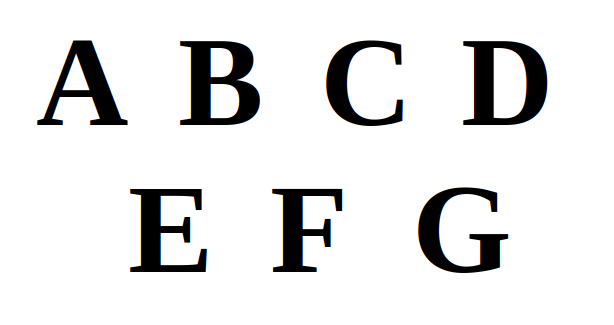
#> input picture input/test4.png, 614 x 325 px; its folder holds only this picture in this run
$ python png_generator.py   (older library calls are emulated)
#> lines starting #> are read from the running program, lines starting #| are printed output that depends on the picture; after the words box and inside, x2 and y2 are one past the last pixel; in counts of white or black regions, pixels touching at a corner belong together
#Python 3
#packages
from PIL import Image, ImageEnhance
import os
import cv2

def convertImage(i):
    input_image = Image.open('./cropped/'+i)

    # Convert the image to grayscale
    grayscale_image = input_image.convert("L")

    # Apply a threshold to create a black and white image
    threshold = 128  # Adjust this threshold as needed
    bw_image = grayscale_image.point(lambda p: 255 if p > threshold else 0, mode='1')

    mask = input_image.convert("L")

    threshold = 240  # Adjust this threshold as needed
    mask = mask.point(lambda p: 0 if p > threshold else 255)  # Create the mask using a threshold

    # Apply the mask to the image
    input_image.putalpha(mask)

    # Save the black image
    #out_name = i.split(".")[0]
    input_image.save("./png/"+i.split(".")[0], "PNG")
    print("Successful = " + i)


in_path = os.getcwd()+"/input"


if os.path.exists(in_path) == True:
	in_list = os.listdir(in_path)
	#os.chdir(in_path)
	if len(in_list) == 0:
		print("Note: Please add some image files for preprocessing")
	else:
		os.makedirs(os.getcwd()+'/preprocessed/', exist_ok=True)
		#ouput directory creation
		os.makedirs(os.getcwd()+'/cropped/', exist_ok=True)
		for img in in_list:
			with Image.open(os.getcwd()+"/input/"+img) as im:
#> im is the input picture: PIL image 614x325 RGBA; mean R, G, B, A 228.4, 228.4, 228.4, 255
				print("[+] Preprocessing started...")
				#convert into grayscale
				grayscaleImg = im.convert("L")
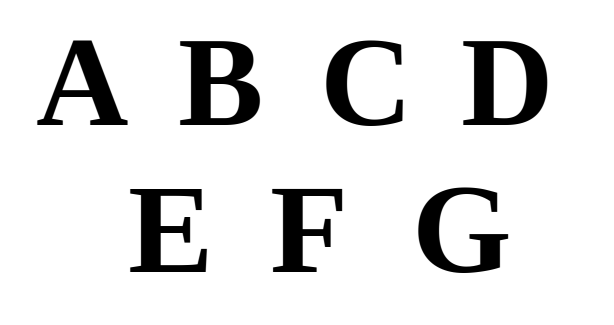
#> grayscaleImg: PIL image 614x325 L; min 0, max 255, mean 228.4

				#image contrast enhancer
				enhancer = ImageEnhance.Contrast(grayscaleImg)

				factor = 1.5 #increase contrast
				contrastImg = enhancer.enhance(factor)

				#image brightness enhancer
				enhancer = ImageEnhance.Brightness(contrastImg)

				factor = 2 #increase Brightness
				im_output = enhancer.enhance(factor)

				#im_output.show("more-brightness-image.png")
				im_output.save(os.getcwd()+'/preprocessed/'+img)
				print("[+] Preprocessing completed")

				im_ap = cv2.imread(os.getcwd()+'/preprocessed/'+img)
#> im_ap: shape (325, 614, 3); min 0, max 255, mean 228.3


				# Convert to grayscale
				gray = cv2.cvtColor(im_ap, cv2.COLOR_BGR2GRAY)

				# Apply binary thresholding
				#thresh = cv2.threshold(gray, 0, 255, cv2.THRESH_BINARY_INV + cv2.THRESH_OTSU)[1]

				ret,thresh = cv2.threshold(gray, 0, 255,cv2.THRESH_OTSU|cv2.THRESH_BINARY_INV)
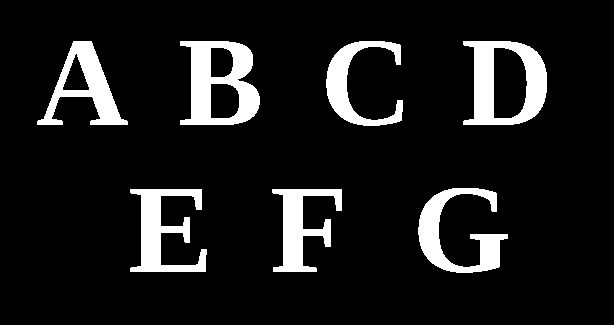
#> thresh: shape (325, 614); 10.5% white; 7 white regions, largest, box (x1, y1, x2, y2) and area: (180, 41, 260, 125) 3759, (463, 41, 547, 125) 3656, (418, 188, 508, 273) 2952
#> ret = 128

				#--- choosing the right kernel
				#--- kernel size of 3 rows (to join dots above letters 'i' and 'j')
				#--- and 10 columns to join neighboring letters in words and neighboring words
				rect_kernel = cv2.getStructuringElement(cv2.MORPH_RECT, (3, 3))
				dilation = cv2.dilate(thresh, rect_kernel, iterations = 10)
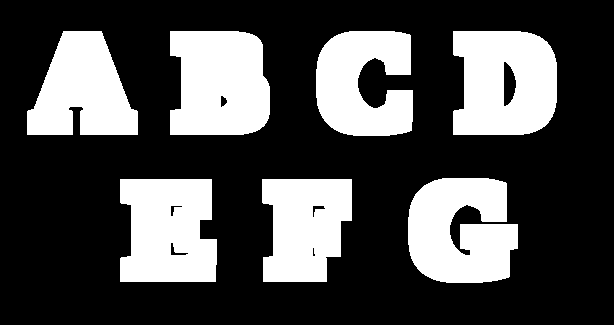
#> dilation: shape (325, 614); 30% white; 7 white regions
				#cv2.imshow('dilation', dilation)

				#---Finding contours ---_,
				contours, hierarchy = cv2.findContours(dilation, cv2.RETR_EXTERNAL, cv2.CHAIN_APPROX_NONE)
#> contours = 7 contours; box (x1, y1, x2, y2) and area: (453, 31, 557, 135) 9457, (170, 31, 270, 135) 9031, (408, 178, 518, 283) 8928, (120, 179, 217, 282) 8652, (27, 31, 138, 135) 7758, (316, 31, 413, 136) 7558, (262, 179, 352, 282) 7448

				im_mark = im_ap.copy()
				for cnt in contours:
					x, y, w, h = cv2.boundingRect(cnt)
					cv2.rectangle(im_mark, (x, y), (x + w, y + h), (0, 255, 0), 2)
#> this loop made 7 passes
#> (x, y, w, h) on passes 1 to 7: (262, 179, 90, 103), (120, 179, 97, 103), (408, 178, 110, 105), (453, 31, 104, 104), (316, 31, 97, 105), (170, 31, 100, 104), (27, 31, 111, 104)
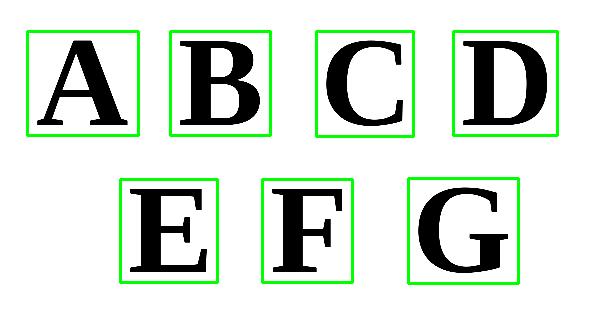
#> im_mark: shape (325, 614, 3); mean B, G, R 217.3, 228.3, 217.3
					#cv2.imshow('final', im2)
					#cv2.imwrite('./cropped/lines'+img+'.jpeg', im_mark)

				print("[+] Image Cropping started...")
				img = img.split(".")
				#print(img[0])
				for i, contour in enumerate(contours):
				    x, y, w, h = cv2.boundingRect(contour)
				    roi = im_mark[y:y+h, x:x+w]
				    cv2.imwrite('./cropped/'+img[0]+'_'+str(i)+'.jpeg', roi)
#> this loop made 7 passes
#> pass 1, `roi = im_mark[y:y+h, x:x+w]`:
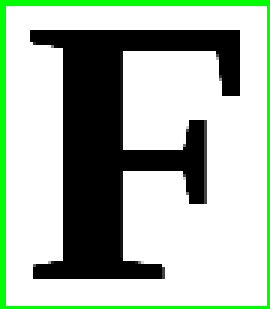
#> roi: shape (103, 90, 3) (shown 3 times larger); mean B, G, R 169.2, 184.9, 169.2
#> pass 2, `roi = im_mark[y:y+h, x:x+w]`:
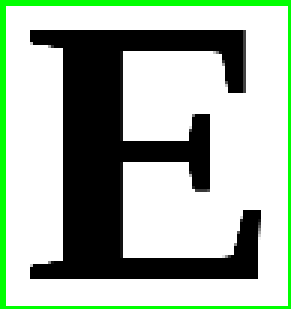
#> roi: shape (103, 97, 3) (shown 3 times larger); mean B, G, R 165.7, 180.8, 165.7
#> pass 3, `roi = im_mark[y:y+h, x:x+w]`:
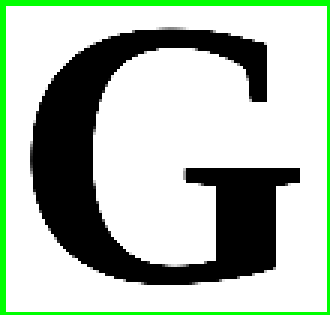
#> roi: shape (105, 110, 3) (shown 3 times larger); mean B, G, R 175.7, 189.7, 175.7

				print("[+] Image Cropping completed")
		#os.system("python3 negative.py")
		in_path = os.getcwd()+"/cropped"
		if os.path.exists(in_path) == True:
			in_list = os.listdir(in_path)
			#os.chdir(in_path)
			if len(in_list) == 0:
				print("Note: Please add some image files for processing")
			else:
				os.makedirs(os.getcwd()+'/png/', exist_ok=True)
				for i in in_list:
				#print(i)
					convertImage(i)
else:
	print("Note: Please create the input directories with image files")
